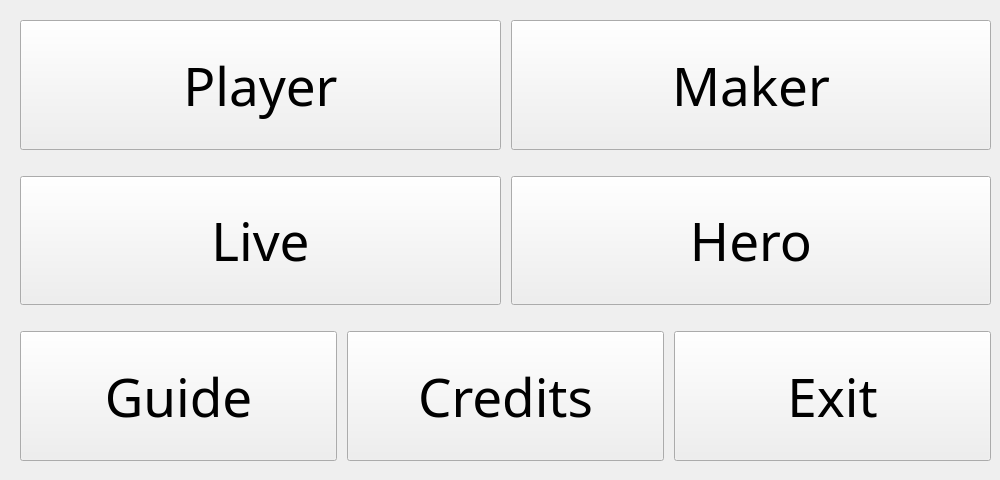
      <widget class="QWidget" name="page_home">
       <widget class="QWidget" name="layoutWidget_8">
        <property name="geometry">
         <rect>
          <x>20</x>
          <y>10</y>
          <width>971</width>
          <height>461</height>
         </rect>
        </property>
        <layout class="QVBoxLayout" name="verticalLayout_5">
         <item>
          <layout class="QHBoxLayout" name="horizontalLayout_11">
           <property name="spacing">
            <number>10</number>
           </property>
           <property name="topMargin">
            <number>10</number>
           </property>
           <property name="bottomMargin">
            <number>10</number>
           </property>
           <item>
            <widget class="QPushButton" name="btn_player">
             <property name="sizePolicy">
              <sizepolicy hsizetype="Minimum" vsizetype="Minimum">
               <horstretch>0</horstretch>
               <verstretch>0</verstretch>
              </sizepolicy>
             </property>
             <property name="font">
              <font>
               <family>Piboto Condensed</family>
               <pointsize>40</pointsize>
              </font>
             </property>
             <property name="focusPolicy">
              <enum>Qt::NoFocus</enum>
             </property>
             <property name="styleSheet">
              <string notr="true"/>
             </property>
             <property name="text">
              <string>Player</string>
             </property>
             <property name="shortcut">
              <string>P</string>
             </property>
             <property name="flat">
              <bool>false</bool>
             </property>
            </widget>
           </item>
           <item>
            <widget class="QPushButton" name="btn_maker">
             <property name="sizePolicy">
              <sizepolicy hsizetype="Minimum" vsizetype="Minimum">
               <horstretch>0</horstretch>
               <verstretch>0</verstretch>
              </sizepolicy>
             </property>
             <property name="font">
              <font>
               <family>Piboto Condensed</family>
               <pointsize>40</pointsize>
              </font>
             </property>
             <property name="focusPolicy">
              <enum>Qt::NoFocus</enum>
             </property>
             <property name="text">
              <string>Maker</string>
             </property>
             <property name="shortcut">
              <string>M</string>
             </property>
            </widget>
           </item>
          </layout>
         </item>
         <item>
          <layout class="QHBoxLayout" name="horizontalLayout_10">
           <property name="spacing">
            <number>10</number>
           </property>
           <property name="topMargin">
            <number>10</number>
           </property>
           <property name="bottomMargin">
            <number>10</number>
           </property>
           <item>
            <widget class="QPushButton" name="btn_live">
             <property name="sizePolicy">
              <sizepolicy hsizetype="Minimum" vsizetype="Minimum">
               <horstretch>0</horstretch>
               <verstretch>0</verstretch>
              </sizepolicy>
             </property>
             <property name="font">
              <font>
               <family>Piboto Condensed</family>
               <pointsize>40</pointsize>
              </font>
             </property>
             <property name="focusPolicy">
              <enum>Qt::NoFocus</enum>
             </property>
             <property name="autoFillBackground">
              <bool>false</bool>
             </property>
             <property name="text">
              <string>Live</string>
             </property>
             <property name="shortcut">
              <string>L</string>
             </property>
            </widget>
           </item>
           <item>
            <widget class="QPushButton" name="btn_hero">
             <property name="sizePolicy">
              <sizepolicy hsizetype="Minimum" vsizetype="Minimum">
               <horstretch>0</horstretch>
               <verstretch>0</verstretch>
              </sizepolicy>
             </property>
             <property name="font">
              <font>
               <family>Piboto Condensed</family>
               <pointsize>40</pointsize>
              </font>
             </property>
             <property name="focusPolicy">
              <enum>Qt::NoFocus</enum>
             </property>
             <property name="autoFillBackground">
              <bool>false</bool>
             </property>
             <property name="text">
              <string>Hero</string>
             </property>
             <property name="shortcut">
              <string>H</string>
             </property>
            </widget>
           </item>
          </layout>
         </item>
         <item>
          <layout class="QHBoxLayout" name="horizontalLayout_5">
           <property name="spacing">
            <number>10</number>
           </property>
           <property name="topMargin">
            <number>10</number>
           </property>
           <property name="bottomMargin">
            <number>10</number>
           </property>
           <item>
            <widget class="QPushButton" name="btn_guide">
             <property name="sizePolicy">
              <sizepolicy hsizetype="Minimum" vsizetype="Minimum">
               <horstretch>0</horstretch>
               <verstretch>0</verstretch>
              </sizepolicy>
             </property>
             <property name="font">
              <font>
               <family>Piboto Condensed</family>
               <pointsize>40</pointsize>
              </font>
             </property>
             <property name="focusPolicy">
              <enum>Qt::NoFocus</enum>
             </property>
             <property name="text">
              <string>Guide</string>
             </property>
             <property name="shortcut">
              <string>G</string>
             </property>
            </widget>
           </item>
           <item>
            <widget class="QPushButton" name="btn_credits">
             <property name="sizePolicy">
              <sizepolicy hsizetype="Minimum" vsizetype="Minimum">
               <horstretch>0</horstretch>
               <verstretch>0</verstretch>
              </sizepolicy>
             </property>
             <property name="font">
              <font>
               <family>Piboto Condensed</family>
               <pointsize>40</pointsize>
              </font>
             </property>
             <property name="focusPolicy">
              <enum>Qt::NoFocus</enum>
             </property>
             <property name="text">
              <string>Credits</string>
             </property>
             <property name="shortcut">
              <string>C</string>
             </property>
            </widget>
           </item>
           <item>
            <widget class="QPushButton" name="btn_exit">
             <property name="sizePolicy">
              <sizepolicy hsizetype="Minimum" vsizetype="Minimum">
               <horstretch>0</horstretch>
               <verstretch>0</verstretch>
              </sizepolicy>
             </property>
             <property name="maximumSize">
              <size>
               <width>16777215</width>
               <height>16777215</height>
              </size>
             </property>
             <property name="font">
              <font>
               <family>Piboto Condensed</family>
               <pointsize>40</pointsize>
               <stylestrategy>PreferDefault</stylestrategy>
              </font>
             </property>
             <property name="focusPolicy">
              <enum>Qt::NoFocus</enum>
             </property>
             <property name="text">
              <string>Exit</string>
             </property>
             <property name="shortcut">
              <string>Esc, E</string>
             </property>
            </widget>
           </item>
          </layout>
         </item>
        </layout>
       </widget>
      </widget>
